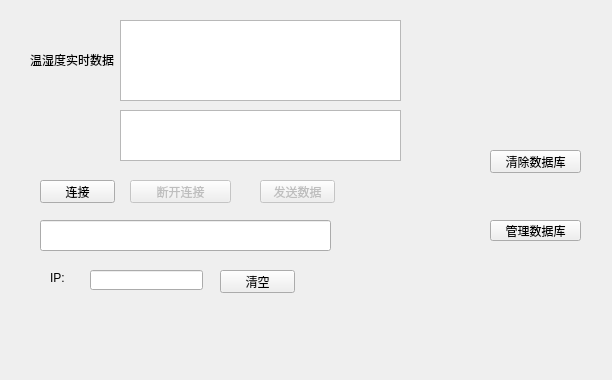
<?xml version="1.0" encoding="UTF-8"?>
<ui version="4.0">
 <class>clientWidget</class>
 <widget class="QWidget" name="clientWidget">
  <property name="geometry">
   <rect>
    <x>0</x>
    <y>0</y>
    <width>612</width>
    <height>380</height>
   </rect>
  </property>
  <property name="windowTitle">
   <string>clientWidget</string>
  </property>
  <widget class="QPushButton" name="pushButton_send">
   <property name="enabled">
    <bool>false</bool>
   </property>
   <property name="geometry">
    <rect>
     <x>260</x>
     <y>180</y>
     <width>75</width>
     <height>23</height>
    </rect>
   </property>
   <property name="text">
    <string>发送数据</string>
   </property>
  </widget>
  <widget class="QLineEdit" name="lineEdit_socket">
   <property name="geometry">
    <rect>
     <x>90</x>
     <y>270</y>
     <width>113</width>
     <height>20</height>
    </rect>
   </property>
  </widget>
  <widget class="QLabel" name="label">
   <property name="geometry">
    <rect>
     <x>50</x>
     <y>270</y>
     <width>31</width>
     <height>16</height>
    </rect>
   </property>
   <property name="text">
    <string>IP:</string>
   </property>
  </widget>
  <widget class="QPushButton" name="pushBotton_clear">
   <property name="geometry">
    <rect>
     <x>220</x>
     <y>270</y>
     <width>75</width>
     <height>23</height>
    </rect>
   </property>
   <property name="text">
    <string>清空</string>
   </property>
  </widget>
  <widget class="QTextEdit" name="textEdit">
   <property name="geometry">
    <rect>
     <x>120</x>
     <y>20</y>
     <width>281</width>
     <height>81</height>
    </rect>
   </property>
  </widget>
  <widget class="QPushButton" name="pushButton_disconnect">
   <property name="enabled">
    <bool>false</bool>
   </property>
   <property name="geometry">
    <rect>
     <x>130</x>
     <y>180</y>
     <width>101</width>
     <height>23</height>
    </rect>
   </property>
   <property name="text">
    <string>断开连接</string>
   </property>
  </widget>
  <widget class="QLineEdit" name="lineEdit">
   <property name="geometry">
    <rect>
     <x>40</x>
     <y>220</y>
     <width>291</width>
     <height>31</height>
    </rect>
   </property>
  </widget>
  <widget class="QPushButton" name="pushButton_connect">
   <property name="geometry">
    <rect>
     <x>40</x>
     <y>180</y>
     <width>75</width>
     <height>23</height>
    </rect>
   </property>
   <property name="text">
    <string>连接</string>
   </property>
  </widget>
  <widget class="QPushButton" name="opensqlbutton">
   <property name="geometry">
    <rect>
     <x>490</x>
     <y>220</y>
     <width>91</width>
     <height>21</height>
    </rect>
   </property>
   <property name="text">
    <string>管理数据库</string>
   </property>
  </widget>
  <widget class="QPushButton" name="cleanbutton">
   <property name="geometry">
    <rect>
     <x>490</x>
     <y>150</y>
     <width>91</width>
     <height>23</height>
    </rect>
   </property>
   <property name="text">
    <string>清除数据库</string>
   </property>
  </widget>
  <widget class="QTextEdit" name="textEdit_2">
   <property name="geometry">
    <rect>
     <x>120</x>
     <y>110</y>
     <width>281</width>
     <height>51</height>
    </rect>
   </property>
  </widget>
  <widget class="QLabel" name="label_2">
   <property name="geometry">
    <rect>
     <x>30</x>
     <y>50</y>
     <width>91</width>
     <height>20</height>
    </rect>
   </property>
   <property name="text">
    <string>温湿度实时数据</string>
   </property>
  </widget>
 </widget>
 <layoutdefault spacing="6" margin="11"/>
 <resources/>
 <connections/>
</ui>
